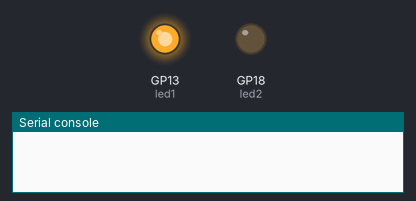
A program run on a simulated Raspberry Pi Pico running CircuitPython. Shown: output pins drawn as LEDs (lit = HIGH), the last lines printed to the serial console.

Above: at 0.1 s.
At 5.6 s:
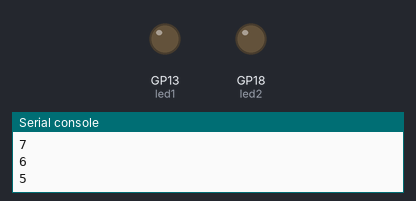
At 11.1 s:
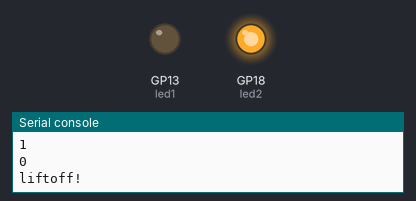
Timing chart, 0 to 12.6 s (numbered marks = the images above):
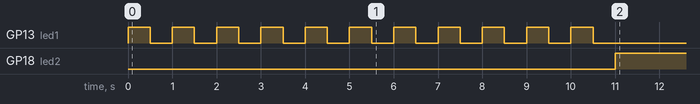

Measured:
- by itself, GP18 (led2): LOW → HIGH at 11.0 s

The program:

uploadtest.py
```python
import time
import board
import digitalio

led1 = digitalio.DigitalInOut(board.GP13)
led1.direction = digitalio.Direction.OUTPUT
led2 = digitalio.DigitalInOut(board.GP18)
led2.direction = digitalio.Direction.OUTPUT

for x in reversed(range(11)):
    led1.value = True
    time.sleep(0.5)
    print(x)
    led1.value = False
    time.sleep(0.5)
while True:
    print("liftoff!")
    led2.value = True
    time.sleep(0.5)
```
